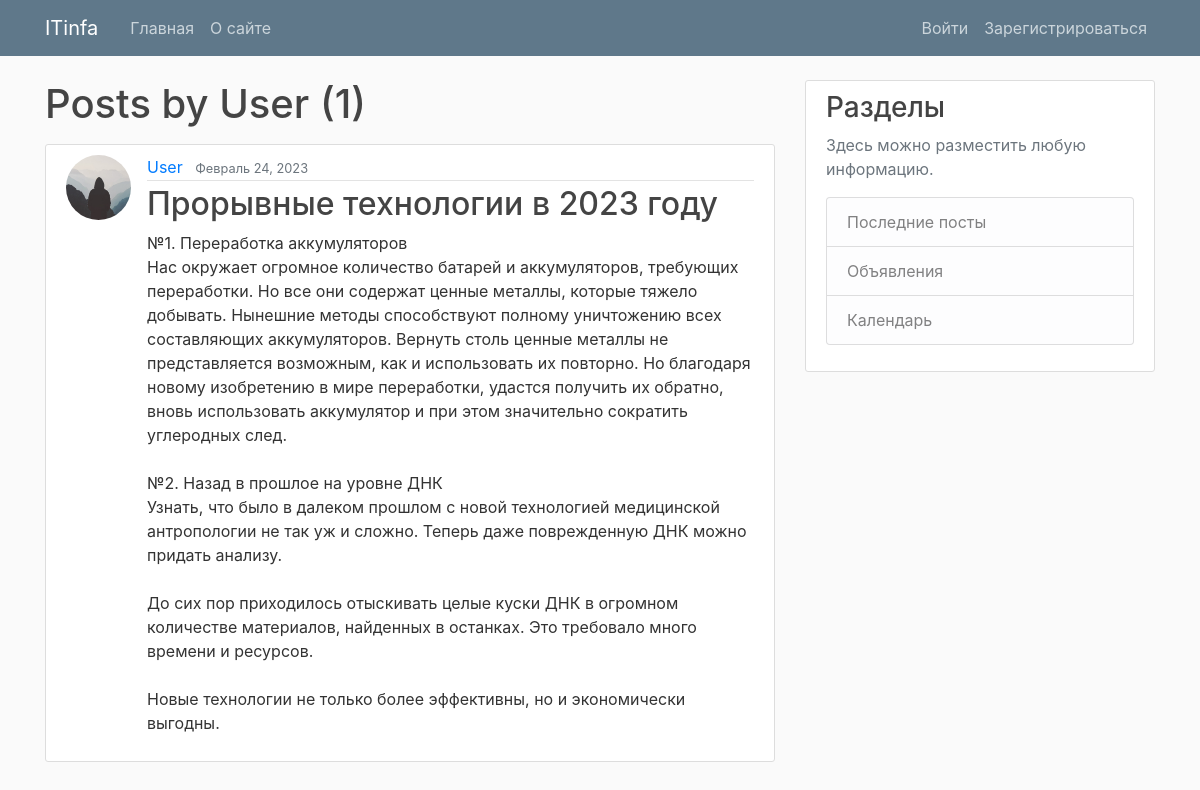
The page /user/User on the database its author committed.
### blog/models.py (models this page shows, shortened)
class Post(models.Model):
    title = models.CharField(max_length=100)
    content = models.TextField()
    date_posted = models.DateTimeField(default=timezone.now)
    author = models.ForeignKey(User, on_delete=models.CASCADE)

### users/models.py (models this page shows, shortened)
class Profile(models.Model):
    user = models.OneToOneField(User, on_delete=models.CASCADE)
    image = models.ImageField(default='default.jpg', upload_to='profile_pics')

### blog/views.py (the view)
# urls.py: path('user/<str:username>', UserPostListView.as_view(), name='user-posts'),
class UserPostListView(ListView):
    model = Post
    template_name = 'blog/user_posts.html'  # <app>/<model>_<viewtype>.html
    context_object_name = 'posts'
    paginate_by = 2
    def get_queryset(self):
        user = get_object_or_404(User, username=self.kwargs.get('username'))
        return Post.objects.filter(author=user).order_by('-date_posted')

### blog/templates/blog/user_posts.html (shortened to what this page needs)
{% extends "blog/base.html" %}
{% block content %}
    <h1 class="mb-3">Posts by {{ view.kwargs.username }} ({{ page_obj.paginator.count }})</h1>
    {% for post in posts %}
        <article class="media content-section">
          <img class="rounded-circle article-img" src="{{ post.author.profile.image.url }}">
          <div class="media-body">
            <div class="article-metadata">
              <a class="mr-2" href="{% url 'user-posts' post.author.username %}">{{ post.author }}</a>
              <small class="text-muted">{{ post.date_posted|date:"F d, Y" }}</small>
            </div>
            <h2><a class="article-title" href="{% url 'post-detail' post.id %}">{{ post.title }}</a></h2>
            <p class="article-content">{{ post.content }}</p>
          </div>
        </article>
    {% endfor %}
{% endblock content %}

### blog/static/blog/main.css (style rules this page uses)
body { background: #fafafa; color: #333333; margin-top: 5rem; }
h1, h2, h3, h4, h5, h6 { color: #444444; }
.content-section { background: #ffffff; padding: 10px 20px; border: 1px solid #dddddd; border-radius: 3px; margin-bottom: 20px; }
.article-title { color: #444444; }
.article-content { white-space: pre-line; }
.article-img { height: 65px; width: 65px; margin-right: 16px; }
.article-metadata { padding-bottom: 1px; margin-bottom: 4px; border-bottom: 1px solid #e3e3e3 }

### rows shown on the page
Post: author.profile.image (placeholder picture), author "User", date_posted "Февраль 24, 2023", title "Прорывные технологии в 2023 году", content "№1. Переработка аккумуляторов Нас окружает огромное количество батарей и аккумуляторов, требующих переработки. Но все они содержат ценные металлы, которые тяжело добывать. Нынешние методы способствуют полному уничтожению всех составляющих аккумуляторов. Вернуть столь ценные металлы не представляется возможным, как и использовать их повторно. Но благодаря новому изобретению в мире переработки, удастся получить их обратно, вновь использовать аккумулятор и при этом значительно сократить углеродных след. №2. Назад в прошлое на уровне ДНК Узнать, что было в далеком прошлом с новой технологией медицинской антропологии не так уж и сложно. Теперь даже поврежденную ДНК можно придать анализу. До сих…"

### other values the page prints
{{ view.kwargs.username }} "User"
{{ page_obj.paginator.count }} "1"
